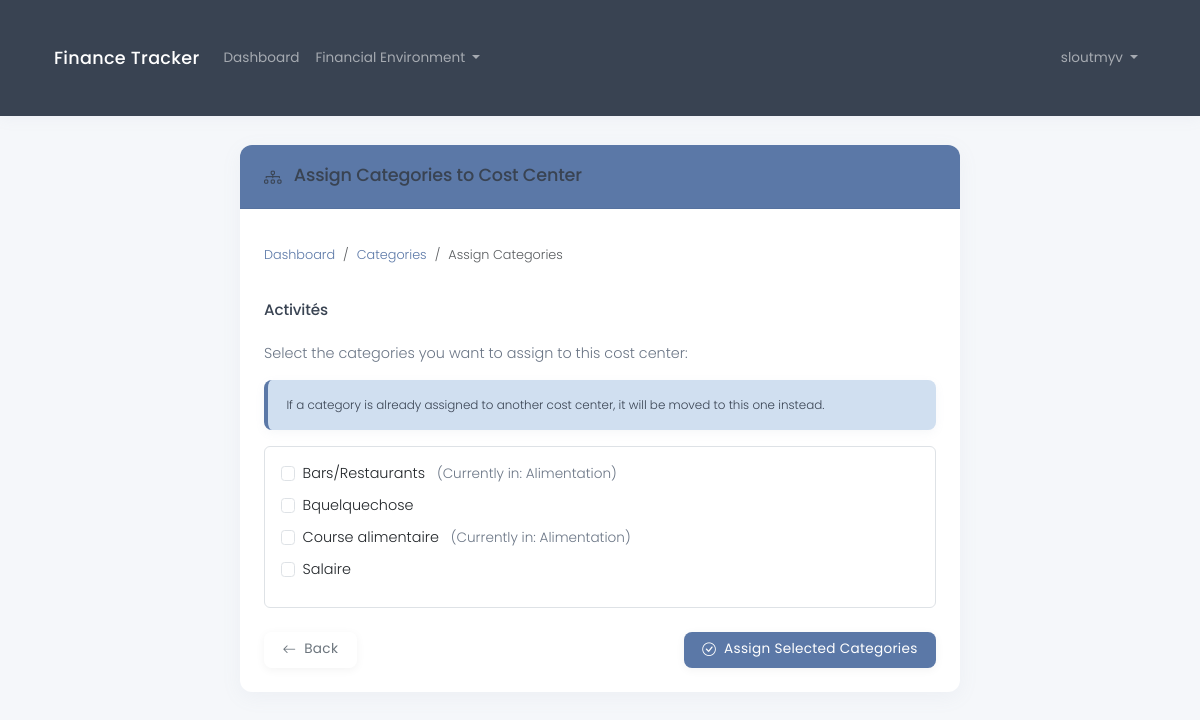
Page /en/financial/cost-center/3/assign/ (signed in) on the earlier database version.
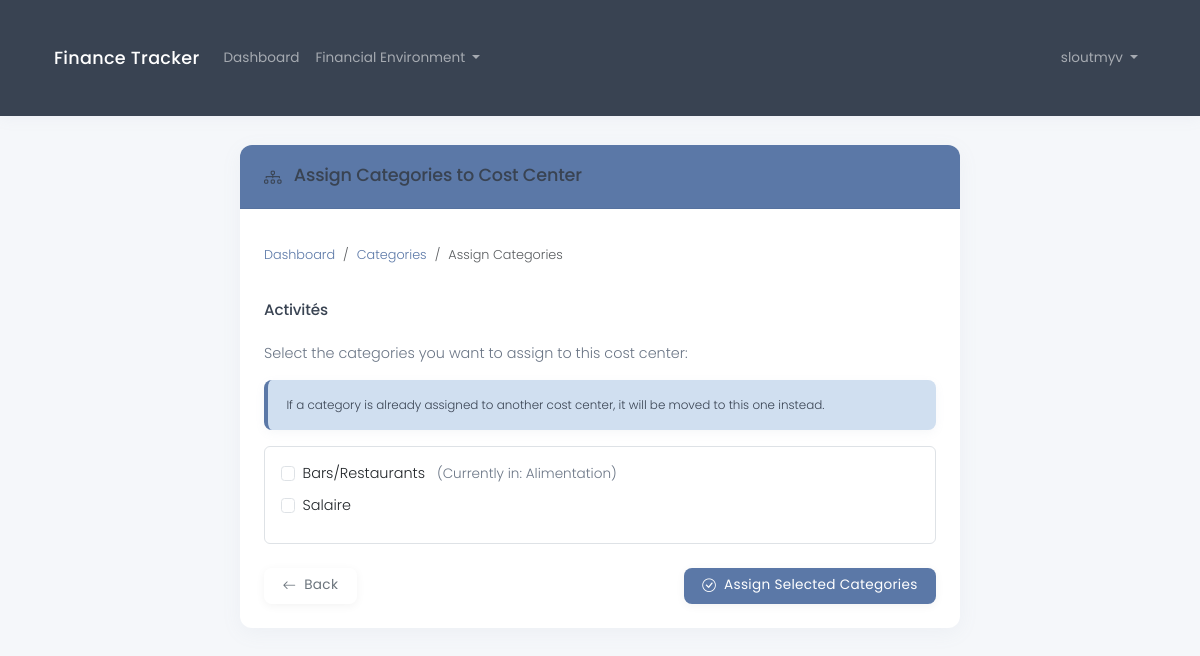
Same page on the later database version.
### core/models.py (models this page shows, shortened)
class TransactionCategory(models.Model):
    tax_household = models.ForeignKey(
        TaxHousehold,
        on_delete=models.CASCADE,
        related_name='transaction_categories',
        help_text=_("The tax household this category belongs to")
    )
    cost_center = models.ForeignKey(
        CostCenter,
        on_delete=models.SET_NULL,
        related_name='categories',
        null=True,
        blank=True,
        help_text=_("The cost center this category belongs to (optional)")
    )
    name = models.CharField(
        max_length=100,
        help_text=_("Category name")
    )
    created_at = models.DateTimeField(auto_now_add=True)
    updated_at = models.DateTimeField(auto_now=True)
    class Meta:
        ordering = ['name']
        verbose_name = _("Transaction Category")
        verbose_name_plural = _("Transaction Categories")

class CostCenter(models.Model):
    tax_household = models.ForeignKey(
        TaxHousehold,
        on_delete=models.CASCADE,
        related_name='cost_centers',
        help_text=_("The tax household this cost center belongs to")
    )
    name = models.CharField(
        max_length=100,
        help_text=_("Cost center name")
    )
    color = models.CharField(
        max_length=20,
        default="#7295d8",
        help_text=_("Color code for the cost center (hex format)")
    )
    created_at = models.DateTimeField(auto_now_add=True)
    updated_at = models.DateTimeField(auto_now=True)
    class Meta:
        ordering = ['name']
        verbose_name = _("Cost Center")
        verbose_name_plural = _("Cost Centers")

### core/views.py (the view, shortened to what this page needs)
# urls.py: path('financial/cost-center/<int:pk>/assign/', views.assign_categories_to_cost_center, name='cost_center_assign_categories'),
@login_required
def assign_categories_to_cost_center(request, pk):
    cost_center = get_object_or_404(CostCenter, pk=pk)
    if cost_center.tax_household.user != request.user:
        messages.error(request, "You don't have permission to modify this cost center.")
        return redirect('category_list')
    available_categories = TransactionCategory.objects.filter(
        tax_household=cost_center.tax_household
    ).exclude(
        cost_center=cost_center
    ).order_by('name')
    return render(request, 'financial/cost_center_assign_categories.html', {
        'cost_center': cost_center,
        'available_categories': available_categories
    })

### core/context_processors.py (called while the page is built)
def language_context(request):
    language_code = getattr(request, 'LANGUAGE_CODE', settings.LANGUAGE_CODE)
    return {
        'LANGUAGE_CODE': language_code,
        'LANGUAGES': settings.LANGUAGES,
    }

### templates/financial/cost_center_assign_categories.html (shortened to what this page needs)
{% extends 'base.html' %}
{% load i18n_extras %}
{% block content %}
<div class="row">
    <div class="col-md-8 offset-md-2">
        <div class="card">
            <div class="card-header bg-primary text-white">
                <h4 class="mb-0"><i class="bi bi-diagram-3 me-2"></i> {% translate_json "Assign Categories to Cost Center" %}</h4>
            </div>
            <div class="card-body">
                <nav aria-label="breadcrumb" class="mb-4">
                    <ol class="breadcrumb">
                        <li class="breadcrumb-item"><a href="{% url 'dashboard' %}">{% translate_json "Dashboard" %}</a></li>
                        <li class="breadcrumb-item"><a href="{% url 'category_list' %}">{% translate_json "Categories" %}</a></li>
                        <li class="breadcrumb-item active" aria-current="page">{% translate_json "Assign Categories" %}</li>
                    </ol>
                </nav>
                <div class="mb-4">
                    <div class="d-flex align-items-center mb-3">
                        <h5 class="mb-0">{{ cost_center.name }}</h5>
                    </div>
                </div>
                {% if available_categories %}
                    <form method="post">
                        <div class="mb-4">
                            <p>{% translate_json "Select the categories you want to assign to this cost center:" %}</p>
                            <div class="alert alert-info">
                                <small>{% translate_json "If a category is already assigned to another cost center, it will be moved to this one instead." %}</small>
                            </div>
                            <div class="border rounded p-3 mb-3" style="max-height: 300px; overflow-y: auto;">
                                {% for category in available_categories %}
                                    <div class="form-check mb-2">
                                        <input class="form-check-input" type="checkbox" name="categories" value="{{ category.id }}" id="category_{{ category.id }}">
                                        <label class="form-check-label" for="category_{{ category.id }}">
                                            {{ category.name }}
                                            {% if category.cost_center %}
                                                <span class="text-muted ms-2">({% translate_json "Currently in" %}: {{ category.cost_center.name }})</span>
                                            {% endif %}
                                        </label>
                                    </div>
                                {% endfor %}
                            </div>
                        </div>
                        <div class="d-flex justify-content-between">
                            <a href="{% url 'category_list' %}" class="btn btn-outline-secondary">
                                <i class="bi bi-arrow-left me-1"></i> {% translate_json "Back" %}
                            </a>
                            <button type="submit" class="btn btn-primary">
                                <i class="bi bi-check-circle me-1"></i> {% translate_json "Assign Selected Categories" %}
                            </button>
                        </div>
                    </form>
                {% endif %}
            </div>
        </div>
    </div>
</div>
{% endblock %}

Differences in the rows shown:
removed TransactionCategory: name "Bquelquechose"
no longer on this page (row edited): TransactionCategory: name "Course alimentaire", cost_center.name "Alimentation"
